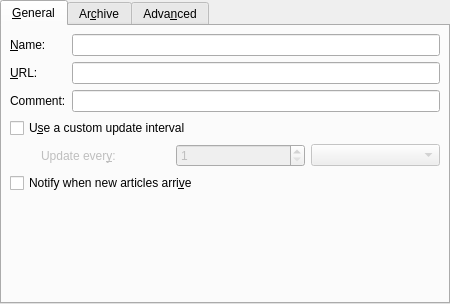
<?xml version="1.0" encoding="UTF-8"?>
<ui version="4.0">
 <class>Akregator::FeedPropertiesWidgetBase</class>
 <widget class="QWidget" name="Akregator::FeedPropertiesWidgetBase">
  <property name="geometry">
   <rect>
    <x>0</x>
    <y>0</y>
    <width>450</width>
    <height>304</height>
   </rect>
  </property>
  <property name="sizePolicy">
   <sizepolicy hsizetype="Preferred" vsizetype="Preferred">
    <horstretch>0</horstretch>
    <verstretch>0</verstretch>
   </sizepolicy>
  </property>
  <property name="windowTitle">
   <string>Feed Properties</string>
  </property>
  <layout class="QGridLayout">
   <property name="leftMargin">
    <number>0</number>
   </property>
   <property name="topMargin">
    <number>0</number>
   </property>
   <property name="rightMargin">
    <number>0</number>
   </property>
   <property name="bottomMargin">
    <number>0</number>
   </property>
   <property name="spacing">
    <number>6</number>
   </property>
   <item row="0" column="0">
    <widget class="QTabWidget" name="tabWidget2">
     <property name="sizePolicy">
      <sizepolicy hsizetype="Preferred" vsizetype="Preferred">
       <horstretch>0</horstretch>
       <verstretch>0</verstretch>
      </sizepolicy>
     </property>
     <property name="currentIndex">
      <number>0</number>
     </property>
     <widget class="QWidget" name="tab1">
      <attribute name="title">
       <string>&amp;General</string>
      </attribute>
      <layout class="QGridLayout">
       <property name="leftMargin">
        <number>8</number>
       </property>
       <property name="topMargin">
        <number>8</number>
       </property>
       <property name="rightMargin">
        <number>8</number>
       </property>
       <property name="bottomMargin">
        <number>8</number>
       </property>
       <property name="spacing">
        <number>6</number>
       </property>
       <item row="1" column="0">
        <widget class="QCheckBox" name="cb_updateInterval">
         <property name="text">
          <string>U&amp;se a custom update interval</string>
         </property>
        </widget>
       </item>
       <item row="2" column="0">
        <layout class="QHBoxLayout">
         <property name="spacing">
          <number>6</number>
         </property>
         <property name="leftMargin">
          <number>0</number>
         </property>
         <property name="topMargin">
          <number>0</number>
         </property>
         <property name="rightMargin">
          <number>0</number>
         </property>
         <property name="bottomMargin">
          <number>0</number>
         </property>
         <item>
          <spacer>
           <property name="orientation">
            <enum>Qt::Horizontal</enum>
           </property>
           <property name="sizeType">
            <enum>QSizePolicy::Fixed</enum>
           </property>
           <property name="sizeHint" stdset="0">
            <size>
             <width>31</width>
             <height>20</height>
            </size>
           </property>
          </spacer>
         </item>
         <item>
          <widget class="QLabel" name="updateLabel">
           <property name="enabled">
            <bool>false</bool>
           </property>
           <property name="text">
            <string>Update ever&amp;y:</string>
           </property>
           <property name="buddy">
            <cstring>updateSpinBox</cstring>
           </property>
          </widget>
         </item>
         <item>
          <widget class="QSpinBox" name="updateSpinBox">
           <property name="enabled">
            <bool>false</bool>
           </property>
           <property name="minimum">
            <number>1</number>
           </property>
          </widget>
         </item>
         <item>
          <widget class="QComboBox" name="updateComboBox">
           <property name="enabled">
            <bool>false</bool>
           </property>
          </widget>
         </item>
        </layout>
       </item>
       <item row="3" column="0">
        <widget class="QCheckBox" name="checkBox_useNotification">
         <property name="text">
          <string>Notify when new articles arri&amp;ve</string>
         </property>
        </widget>
       </item>
       <item row="0" column="0">
        <layout class="QGridLayout">
         <property name="leftMargin">
          <number>0</number>
         </property>
         <property name="topMargin">
          <number>0</number>
         </property>
         <property name="rightMargin">
          <number>0</number>
         </property>
         <property name="bottomMargin">
          <number>0</number>
         </property>
         <property name="spacing">
          <number>6</number>
         </property>
         <item row="1" column="0">
          <widget class="QLabel" name="textLabel3">
           <property name="text">
            <string>&amp;URL:</string>
           </property>
           <property name="buddy">
            <cstring>urlEdit</cstring>
           </property>
          </widget>
         </item>
         <item row="0" column="0">
          <widget class="QLabel" name="textLabel2">
           <property name="text">
            <string>&amp;Name:</string>
           </property>
           <property name="buddy">
            <cstring>feedNameEdit</cstring>
           </property>
          </widget>
         </item>
         <item row="1" column="1">
          <widget class="QLineEdit" name="urlEdit"/>
         </item>
         <item row="0" column="1">
          <widget class="QLineEdit" name="feedNameEdit">
           <property name="sizePolicy">
            <sizepolicy hsizetype="Expanding" vsizetype="Fixed">
             <horstretch>1</horstretch>
             <verstretch>0</verstretch>
            </sizepolicy>
           </property>
           <property name="toolTip">
            <string>Display name of RSS column</string>
           </property>
          </widget>
         </item>
         <item row="2" column="1">
          <widget class="QLineEdit" name="commentEdit"/>
         </item>
         <item row="2" column="0">
          <widget class="QLabel" name="label">
           <property name="text">
            <string>Comment:</string>
           </property>
          </widget>
         </item>
        </layout>
       </item>
       <item row="4" column="0">
        <spacer>
         <property name="orientation">
          <enum>Qt::Vertical</enum>
         </property>
         <property name="sizeHint" stdset="0">
          <size>
           <width>20</width>
           <height>40</height>
          </size>
         </property>
        </spacer>
       </item>
      </layout>
     </widget>
     <widget class="QWidget" name="tab2">
      <attribute name="title">
       <string>Ar&amp;chive</string>
      </attribute>
      <layout class="QGridLayout">
       <property name="leftMargin">
        <number>8</number>
       </property>
       <property name="topMargin">
        <number>8</number>
       </property>
       <property name="rightMargin">
        <number>8</number>
       </property>
       <property name="bottomMargin">
        <number>8</number>
       </property>
       <property name="spacing">
        <number>6</number>
       </property>
       <item row="0" column="0">
        <widget class="QRadioButton" name="rb_globalDefault">
         <property name="text">
          <string>&amp;Use default settings</string>
         </property>
         <property name="checked">
          <bool>true</bool>
         </property>
        </widget>
       </item>
       <item row="3" column="0">
        <widget class="QRadioButton" name="rb_disableArchiving">
         <property name="text">
          <string>Di&amp;sable archiving</string>
         </property>
        </widget>
       </item>
       <item row="2" column="0">
        <layout class="QHBoxLayout">
         <property name="spacing">
          <number>6</number>
         </property>
         <property name="leftMargin">
          <number>0</number>
         </property>
         <property name="topMargin">
          <number>0</number>
         </property>
         <property name="rightMargin">
          <number>0</number>
         </property>
         <property name="bottomMargin">
          <number>0</number>
         </property>
         <item>
          <layout class="QVBoxLayout">
           <property name="spacing">
            <number>6</number>
           </property>
           <property name="leftMargin">
            <number>0</number>
           </property>
           <property name="topMargin">
            <number>0</number>
           </property>
           <property name="rightMargin">
            <number>0</number>
           </property>
           <property name="bottomMargin">
            <number>0</number>
           </property>
           <item>
            <layout class="QHBoxLayout">
             <property name="spacing">
              <number>6</number>
             </property>
             <property name="leftMargin">
              <number>0</number>
             </property>
             <property name="topMargin">
              <number>0</number>
             </property>
             <property name="rightMargin">
              <number>0</number>
             </property>
             <property name="bottomMargin">
              <number>0</number>
             </property>
             <item>
              <widget class="QRadioButton" name="rb_limitArticleNumber">
               <property name="text">
                <string>Limit archi&amp;ve to:</string>
               </property>
              </widget>
             </item>
             <item>
              <widget class="KPluralHandlingSpinBox" name="sb_maxArticleNumber">
               <property name="enabled">
                <bool>false</bool>
               </property>
               <property name="maximum">
                <number>999999999</number>
               </property>
               <property name="value">
                <number>1000</number>
               </property>
              </widget>
             </item>
            </layout>
           </item>
           <item>
            <layout class="QHBoxLayout">
             <property name="spacing">
              <number>6</number>
             </property>
             <property name="leftMargin">
              <number>0</number>
             </property>
             <property name="topMargin">
              <number>0</number>
             </property>
             <property name="rightMargin">
              <number>0</number>
             </property>
             <property name="bottomMargin">
              <number>0</number>
             </property>
             <item>
              <widget class="QRadioButton" name="rb_limitArticleAge">
               <property name="text">
                <string>&amp;Delete articles older than:</string>
               </property>
              </widget>
             </item>
             <item>
              <widget class="KPluralHandlingSpinBox" name="sb_maxArticleAge">
               <property name="enabled">
                <bool>false</bool>
               </property>
               <property name="maximum">
                <number>999999999</number>
               </property>
               <property name="value">
                <number>30</number>
               </property>
              </widget>
             </item>
            </layout>
           </item>
          </layout>
         </item>
         <item>
          <spacer>
           <property name="orientation">
            <enum>Qt::Horizontal</enum>
           </property>
           <property name="sizeType">
            <enum>QSizePolicy::Expanding</enum>
           </property>
           <property name="sizeHint" stdset="0">
            <size>
             <width>99</width>
             <height>20</height>
            </size>
           </property>
          </spacer>
         </item>
        </layout>
       </item>
       <item row="4" column="0">
        <spacer>
         <property name="orientation">
          <enum>Qt::Vertical</enum>
         </property>
         <property name="sizeHint" stdset="0">
          <size>
           <width>20</width>
           <height>40</height>
          </size>
         </property>
        </spacer>
       </item>
       <item row="1" column="0">
        <widget class="QRadioButton" name="rb_keepAllArticles">
         <property name="text">
          <string>&amp;Keep all articles</string>
         </property>
        </widget>
       </item>
      </layout>
     </widget>
     <widget class="QWidget" name="tab3">
      <attribute name="title">
       <string>Adva&amp;nced</string>
      </attribute>
      <layout class="QGridLayout">
       <property name="leftMargin">
        <number>8</number>
       </property>
       <property name="topMargin">
        <number>8</number>
       </property>
       <property name="rightMargin">
        <number>8</number>
       </property>
       <property name="bottomMargin">
        <number>8</number>
       </property>
       <property name="spacing">
        <number>6</number>
       </property>
       <item row="1" column="0">
        <spacer>
         <property name="orientation">
          <enum>Qt::Vertical</enum>
         </property>
         <property name="sizeHint" stdset="0">
          <size>
           <width>414</width>
           <height>141</height>
          </size>
         </property>
        </spacer>
       </item>
       <item row="0" column="0">
        <layout class="QVBoxLayout">
         <property name="spacing">
          <number>6</number>
         </property>
         <property name="leftMargin">
          <number>0</number>
         </property>
         <property name="topMargin">
          <number>0</number>
         </property>
         <property name="rightMargin">
          <number>0</number>
         </property>
         <property name="bottomMargin">
          <number>0</number>
         </property>
         <item>
          <widget class="QCheckBox" name="checkBox_loadWebsite">
           <property name="text">
            <string>Load the &amp;full website when reading articles</string>
           </property>
          </widget>
         </item>
         <item>
          <widget class="QCheckBox" name="checkBox_markRead">
           <property name="text">
            <string>Mar&amp;k articles as read when they arrive</string>
           </property>
          </widget>
         </item>
        </layout>
       </item>
      </layout>
     </widget>
    </widget>
   </item>
  </layout>
 </widget>
 <customwidgets>
  <customwidget>
   <class>KPluralHandlingSpinBox</class>
   <extends>QSpinBox</extends>
   <header>kpluralhandlingspinbox.h</header>
  </customwidget>
 </customwidgets>
 <resources/>
 <connections/>
</ui>
